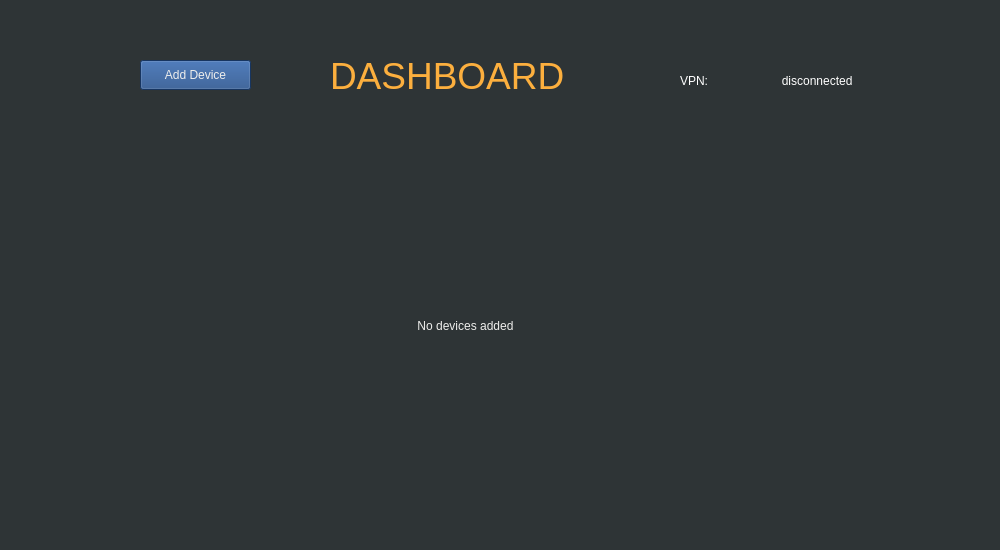
<?xml version="1.0" encoding="UTF-8"?>
<ui version="4.0">
 <class>dashboard</class>
 <widget class="QWidget" name="dashboard">
  <property name="geometry">
   <rect>
    <x>0</x>
    <y>0</y>
    <width>1000</width>
    <height>550</height>
   </rect>
  </property>
  <property name="sizePolicy">
   <sizepolicy hsizetype="Expanding" vsizetype="Expanding">
    <horstretch>0</horstretch>
    <verstretch>0</verstretch>
   </sizepolicy>
  </property>
  <property name="windowTitle">
   <string>Form</string>
  </property>
  <property name="styleSheet">
   <string notr="true">background-color: rgb(46, 52, 54);</string>
  </property>
  <widget class="QLabel" name="label">
   <property name="geometry">
    <rect>
     <x>330</x>
     <y>50</y>
     <width>281</width>
     <height>51</height>
    </rect>
   </property>
   <property name="styleSheet">
    <string notr="true">color:rgb(252, 175, 62);
font-size:28pt;

</string>
   </property>
   <property name="text">
    <string>DASHBOARD</string>
   </property>
  </widget>
  <widget class="QWidget" name="gridLayoutWidget">
   <property name="geometry">
    <rect>
     <x>70</x>
     <y>150</y>
     <width>791</width>
     <height>351</height>
    </rect>
   </property>
   <layout class="QGridLayout" name="dashboard_layout">
    <item row="0" column="0">
     <widget class="QLabel" name="empty_label">
      <property name="styleSheet">
       <string notr="true">color:rgb(238, 238, 236)</string>
      </property>
      <property name="text">
       <string>No devices added</string>
      </property>
      <property name="alignment">
       <set>Qt::AlignCenter</set>
      </property>
     </widget>
    </item>
   </layout>
  </widget>
  <widget class="QLabel" name="indicator">
   <property name="geometry">
    <rect>
     <x>750</x>
     <y>70</y>
     <width>131</width>
     <height>21</height>
    </rect>
   </property>
   <property name="styleSheet">
    <string notr="true">color:rgb(255, 255, 255)</string>
   </property>
   <property name="text">
    <string> disconnected</string>
   </property>
   <property name="alignment">
    <set>Qt::AlignCenter</set>
   </property>
  </widget>
  <widget class="QLabel" name="label_2">
   <property name="geometry">
    <rect>
     <x>680</x>
     <y>70</y>
     <width>51</width>
     <height>21</height>
    </rect>
   </property>
   <property name="styleSheet">
    <string notr="true">color:rgb(255, 255, 255)</string>
   </property>
   <property name="text">
    <string>VPN: </string>
   </property>
  </widget>
  <widget class="QPushButton" name="add_button">
   <property name="geometry">
    <rect>
     <x>140</x>
     <y>60</y>
     <width>111</width>
     <height>30</height>
    </rect>
   </property>
   <property name="sizePolicy">
    <sizepolicy hsizetype="Maximum" vsizetype="Maximum">
     <horstretch>0</horstretch>
     <verstretch>0</verstretch>
    </sizepolicy>
   </property>
   <property name="styleSheet">
    <string notr="true">color:rgb(238, 238, 236);

background-color: rgb(32, 74, 135);</string>
   </property>
   <property name="text">
    <string>Add Device</string>
   </property>
  </widget>
 </widget>
 <resources/>
 <connections/>
</ui>
